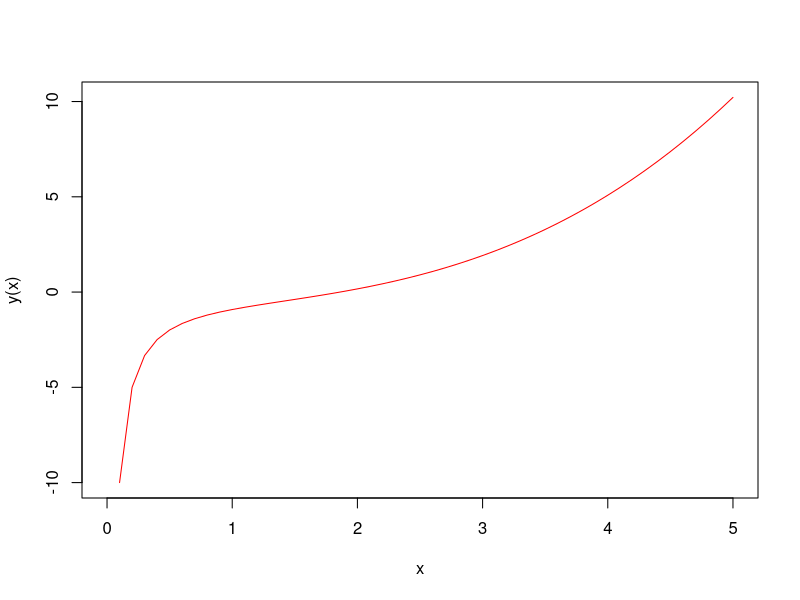

This chart was generated by the following R code:
## ---- chunk 1
knitr::opts_chunk$set(echo = TRUE)
## ---- chunk 2
y = function(x) {
  return((1/12*(x^3)) - (x^-1))
}

## ---- chunk 3
## draw the arc to investigate the shape
## 
x = seq(0, 5, 0.1)
plot(x, y(x), type = 'l', col ='red')
## ---- chunk 4
library(pracma)
# Parameterize x as a function of y
f_x <- function(x){
  c(x, y(x))
}
print(arclength(f_x, 1, 4)$length)
